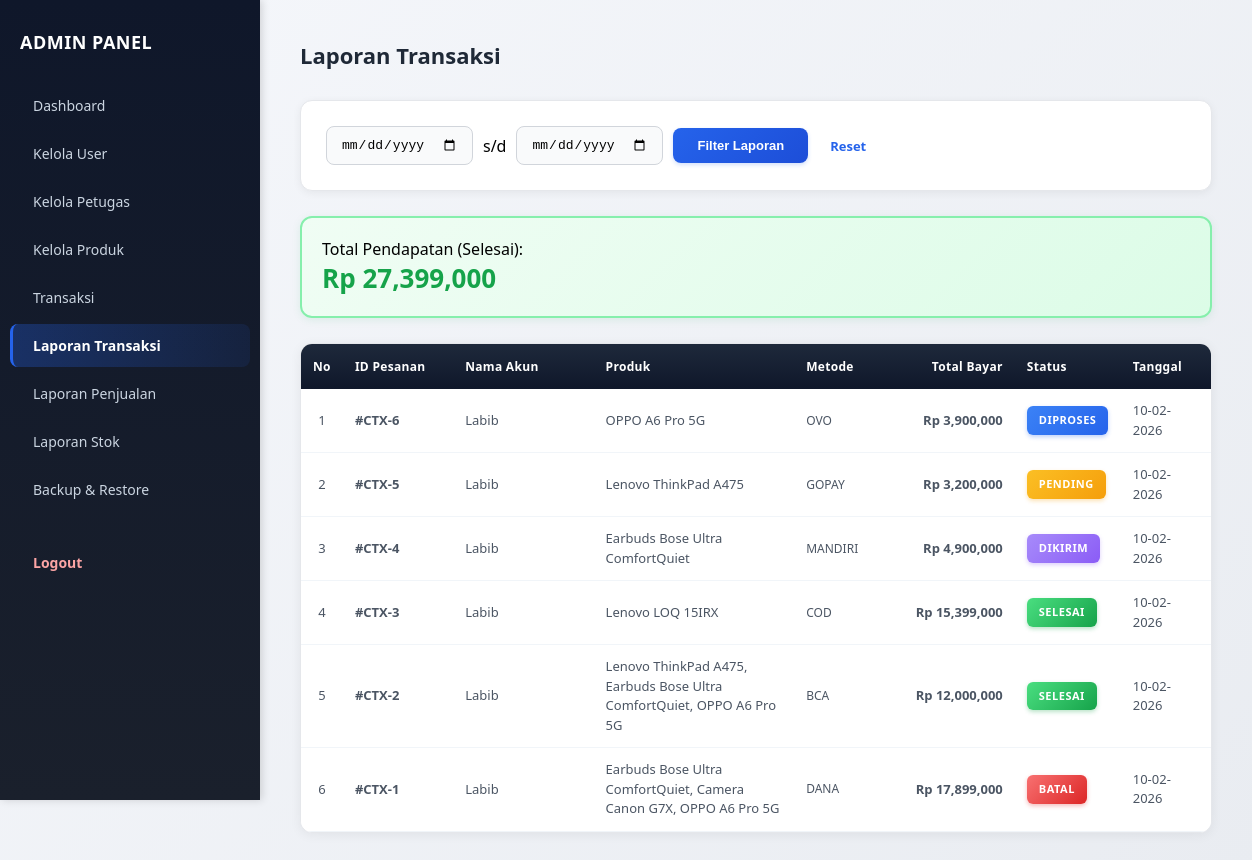
The app's page /admin/laporan_transaksi.php (signed in), older data.
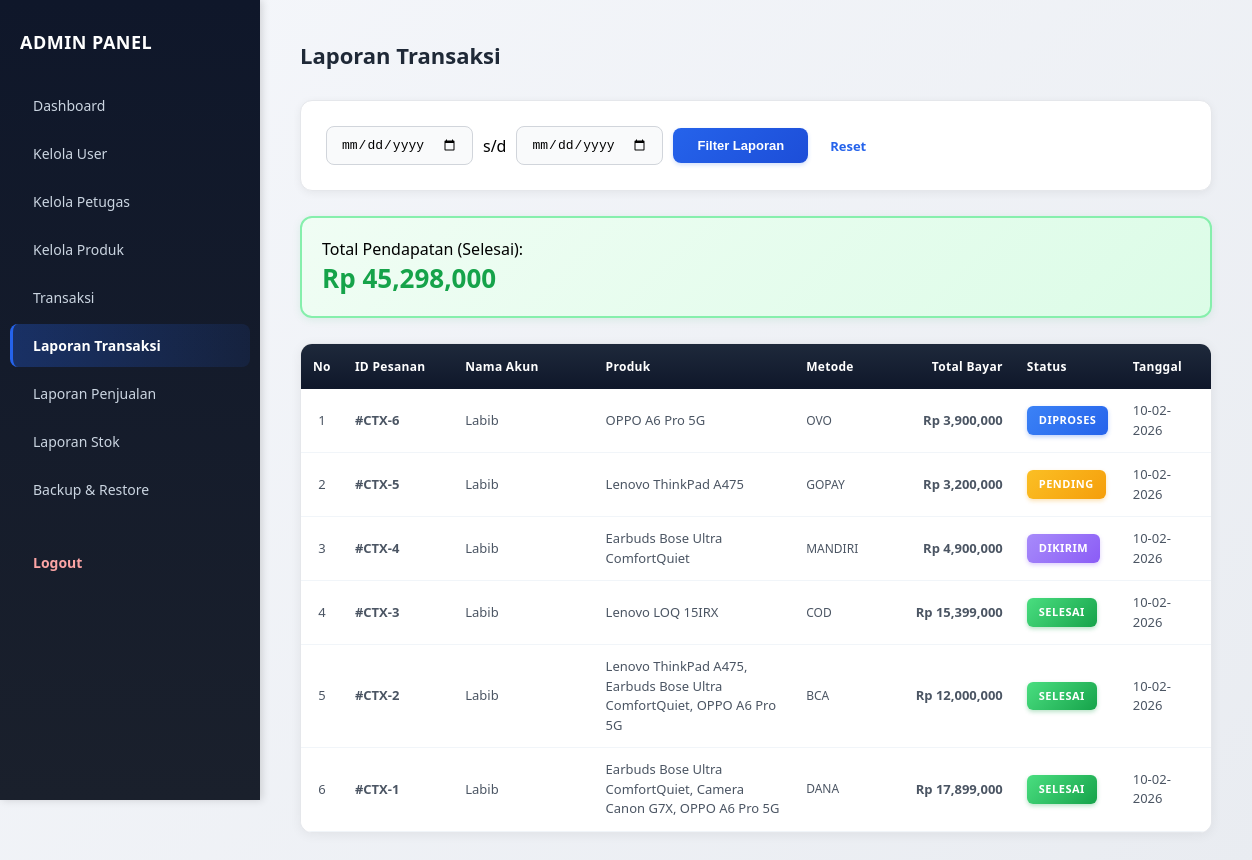
The same page, newer data.
### tables this page shows
CREATE TABLE `pesanan` (
  `id` int(11) NOT NULL AUTO_INCREMENT,
  `user_id` int(11) DEFAULT NULL,
  `nama_penerima` varchar(100) DEFAULT NULL,
  `hp` varchar(20) DEFAULT NULL,
  `alamat` text DEFAULT NULL,
  `metode_bayar` varchar(50) DEFAULT NULL,
  `total_bayar` int(11) DEFAULT NULL,
  `status_pesanan` varchar(20) DEFAULT 'Pending',
  `tanggal_pesan` datetime DEFAULT current_timestamp(),
  PRIMARY KEY (`id`)
);

CREATE TABLE `users` (
  `id` int(11) NOT NULL AUTO_INCREMENT,
  `nama` varchar(100) NOT NULL,
  `email` varchar(100) NOT NULL,
  `password` varchar(255) NOT NULL,
  `role` enum('admin','user') DEFAULT 'user',
  `created_at` timestamp NOT NULL DEFAULT current_timestamp(),
  PRIMARY KEY (`id`),
  UNIQUE KEY `email` (`email`)
);

### admin/laporan_transaksi.php (the view, shortened to what the changed rows need)
<?php
include __DIR__ . "/../config/database.php";
$where_clause = "";
$dataTransaksi = mysqli_query($conn, "SELECT pesanan.*, users.nama AS nama_akun
     FROM pesanan
     LEFT JOIN users ON pesanan.user_id = users.id
     $where_clause
     ORDER BY pesanan.id DESC");
$where_total = "WHERE status_pesanan='Selesai'";
$totalQuery = mysqli_query($conn, "SELECT SUM(total_bayar) AS total_rp FROM pesanan $where_total");
$res_total = mysqli_fetch_assoc($totalQuery);
$pendapatan = $res_total['total_rp'] ?? 0;
?>
<!DOCTYPE html>
<html lang="id">
<head>
</head>
<body>
    <div class="wrapper">
        <div class="sidebar">
            <h2>ADMIN PANEL</h2>
        </div>
        <div class="content">
            <h1>Laporan Transaksi</h1>
            <div class="total-box">Total Pendapatan (Selesai): <span>Rp <?= number_format($pendapatan) ?></span></div>
            <div class="table-wrapper">
            <table>
                <thead>
                <tr>
                    <th>No</th>
                    <th>ID Pesanan</th>
                    <th>Nama Akun</th>
                    <th style="width: 200px;">Produk</th>
                    <th>Metode</th>
                    <th style="text-align: right; width: 120px;">Total Bayar</th>
                    <th>Status</th>
                    <th>Tanggal</th>
                </tr>
                </thead>
                <tbody>
                <?php $no = 1;
                while ($t = mysqli_fetch_assoc($dataTransaksi)) :
                    $st_class = strtolower(str_replace(' ', '', $t['status_pesanan'] ?? 'pending'));
                ?>
                    <tr>
                        <td style="width: 40px; text-align: center;"><?= $no++ ?></td>
                        <td style="width: 110px;"><strong>#CTX-<?= $t['id'] ?></strong></td>
                        <td style="width: 140px;"><?= htmlspecialchars($t['nama_akun'] ?? 'User Terhapus') ?></td>
                        <td style="width: 200px; max-width: 200px; word-break: break-word;">
                            <?php
                            $produk_query = mysqli_query($conn, "SELECT produk.nama FROM pesanan_detail
                                LEFT JOIN produk ON pesanan_detail.produk_id = produk.id
                                WHERE pesanan_detail.pesanan_id = '{$t['id']}'\n                                ORDER BY pesanan_detail.id ASC");
                            $produk_list = [];
                            while ($p = mysqli_fetch_assoc($produk_query)) {
                                if ($p['nama']) {
                                    $produk_list[] = $p['nama'];
                                }
                            }
                            if (!empty($produk_list)) {
                                echo implode(', ', $produk_list);
                            } else {
                                echo '-';
                            }
                            ?>
                        </td>
                        <td style="width: 100px; font-size: 12px;"><?= htmlspecialchars($t['metode_bayar'] ?? '-') ?></td>
                        <td style="width: 120px; text-align: right; font-weight: 600;">Rp <?= number_format($t['total_bayar']) ?></td>
                        <td style="width: 100px;"><span class="status <?= $st_class ?>"><?= strtoupper($t['status_pesanan']) ?></span></td>
                        <td style="width: 90px;">
                            <?php
                            if (!empty($t['tanggal_pesan'])) {
                                echo date('d-m-Y', strtotime($t['tanggal_pesan']));
                            } else {
                                echo "-";
                            }
                            ?>
                        </td>
                    </tr>
                <?php endwhile; ?>
                </tbody>
            </table>
            </div>
        </div>
    </div>
</body>
</html>

Row changes from the older to the newer data that the page shows:
changed pesanan "DANA": status_pesanan "BATAL" → "SELESAI"
Text that changed along with them:
$pendapatan: "27,399,000" → "45,298,000"
